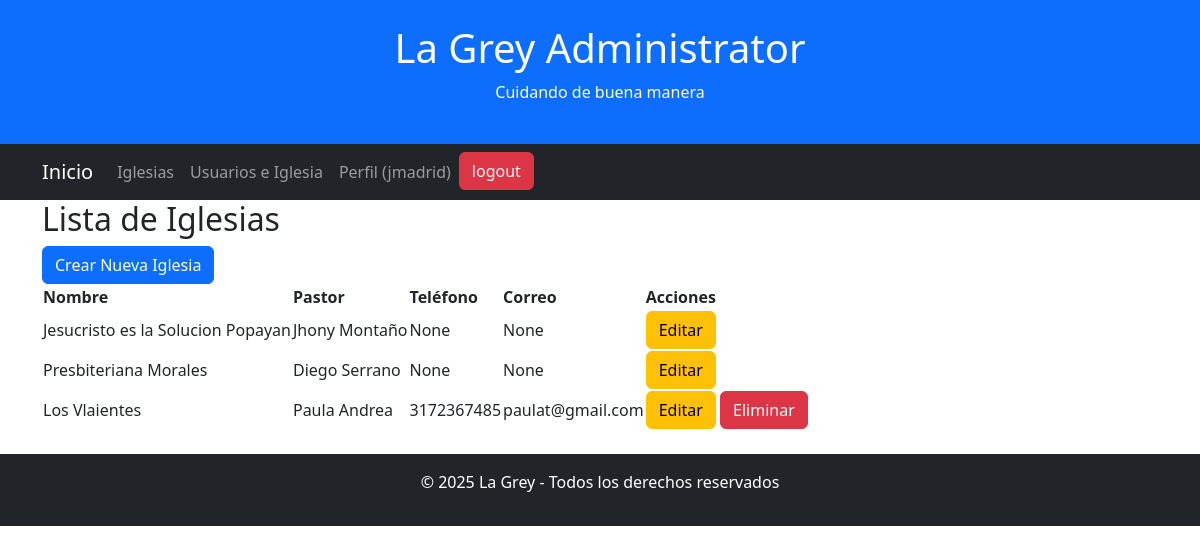
Page /iglesias/ (signed in) on the committed database.
### base/models.py (models this page shows, shortened)
class Iglesia(models.Model):
    nombre = models.CharField(max_length=200)
    descripcion = models.TextField(null=True,
                                   blank=True)
    direccion = models.TextField(null=True, blank=True)
    telefono = models.CharField(max_length=50, null=True, blank=True)
    correo = models.CharField(max_length=100, null=True, blank=True)
    pastor = models.CharField(max_length=100, null=True, blank=True)
    activa = models.BooleanField(default=True)
    creado = models.DateTimeField(auto_now_add=True)
    class Meta:
        ordering = ['nombre']

### base/views.py (the view)
# urls.py: path('iglesias/', IglesiaListView.as_view(), name='iglesia_list'),
class IglesiaListView(LoginRequiredMixin, ListView):
    model = Iglesia
    template_name = 'iglesia/iglesia_list.html'
    context_object_name = 'iglesias'
    def get_queryset(self):
        return Iglesia.objects.annotate(
            num_miembros=Count('miembro'),
            num_usuarios=Count('usuario_iglesia')
        )

### base/templates/iglesia/iglesia_list.html
{% extends 'principal_super.html' %}
{% block content %}
   <h2>Lista de Iglesias</h2>
    <a class="btn btn-primary" href="{% url 'iglesia_create' %}">Crear Nueva Iglesia</a>
    <table border="0">
        <tr>
            <th>Nombre</th>
            <th>Pastor</th>
            <th>Teléfono</th>
            <th>Correo</th>
            <th>Acciones</th>
        </tr>
        {% for iglesia in iglesias %}
        <tr>
            <td>{{ iglesia.nombre }}</td>
            <td>{{ iglesia.pastor }}</td>
            <td>{{ iglesia.telefono }}</td>
            <td>{{ iglesia.correo }}</td>
            <td>
                <a class="btn btn-warning" href="{% url 'iglesia_update' iglesia.id %}">Editar</a>
                {% if iglesia.num_miembros == 0 and iglesia.num_usuarios == 0 %}
                    <a href="{% url 'iglesia_delete' iglesia.id %}" class="btn btn-danger">Eliminar</a>
                {% endif %}
            </td>
        </tr>
        {% empty %}
            <tr>
                <td colspan="5">No hay iglesias registradas.</td>
            </tr>
        {% endfor %}
    </table>
{% endblock content %}

### base/templates/principal_super.html (shortened to what this page needs)
<!DOCTYPE html>
<html lang="es">
<head>
 <link rel="stylesheet" href="https://cdn.jsdelivr.net/npm/flatpickr/dist/flatpickr.min.css">
    <link href="https://cdn.jsdelivr.net/npm/select2@4.0.13/dist/css/select2.min.css" rel="stylesheet" />
    <link rel="stylesheet" href="https://cdn.jsdelivr.net/npm/bootstrap@5.3.0/dist/css/bootstrap.min.css">
</head>
<body>
    <header class="bg-primary text-white text-center py-4">
        <h1>La Grey Administrator</h1>
        <p>Cuidando de buena manera</p>
    </header>
    <nav class="navbar navbar-expand-lg navbar-dark bg-dark">
        <div class="container">
            <a class="navbar-brand" href="{% url 'menu_principal' %}">Inicio</a>
            <div class="collapse navbar-collapse" id="navbarNav">
                <ul class="navbar-nav me-auto">
                <ul class="navbar-nav me-auto">
                    <li class="nav-item" ><a class="nav-link" href="{% url 'iglesia_list' %}">Iglesias </a></li>
                    <li class="nav-item" ><a class="nav-link" href="{% url 'usuario_iglesia_list' %}">Usuarios e Iglesia </a></li>
                </ul>
                <ul class="navbar-nav">
                        <li class="nav-item">
                            <a class="nav-link" href="">Perfil ({{ user.username }})</a>
                        </li>
                    {% if request.user.is_authenticated %}
                            <form method="post" action="{% url 'logout' %}">
                                <button  class="btn btn-danger" type="submit">logout</button>
                            </form>
                        {% else %}
                             <a href="{% url 'login' %}">Ingresar </a>
                        {% endif %}
                </ul>
            </div>
        </div>
    </nav>
    <div class="container">
        {% block content %}
        {% endblock content %}
    </div>
    <footer class="bg-dark text-white text-center py-3 mt-4">
        <p>&copy; 2025 La Grey - Todos los derechos reservados</p>
    </footer>
</body>
</html>

### rows in the picture
Iglesia: nombre "Jesucristo es la Solucion Popayan", pastor "Jhony Montaño", telefono "None", correo "None"
Iglesia: nombre "Presbiteriana Morales", pastor "Diego Serrano", telefono "None", correo "None"
Iglesia: nombre "Los Vlaientes", pastor "Paula Andrea", telefono "3172367485", correo "paulat@gmail.com", shows "Eliminar"

### other values in the picture
{{ user.username }} "jmadrid"
